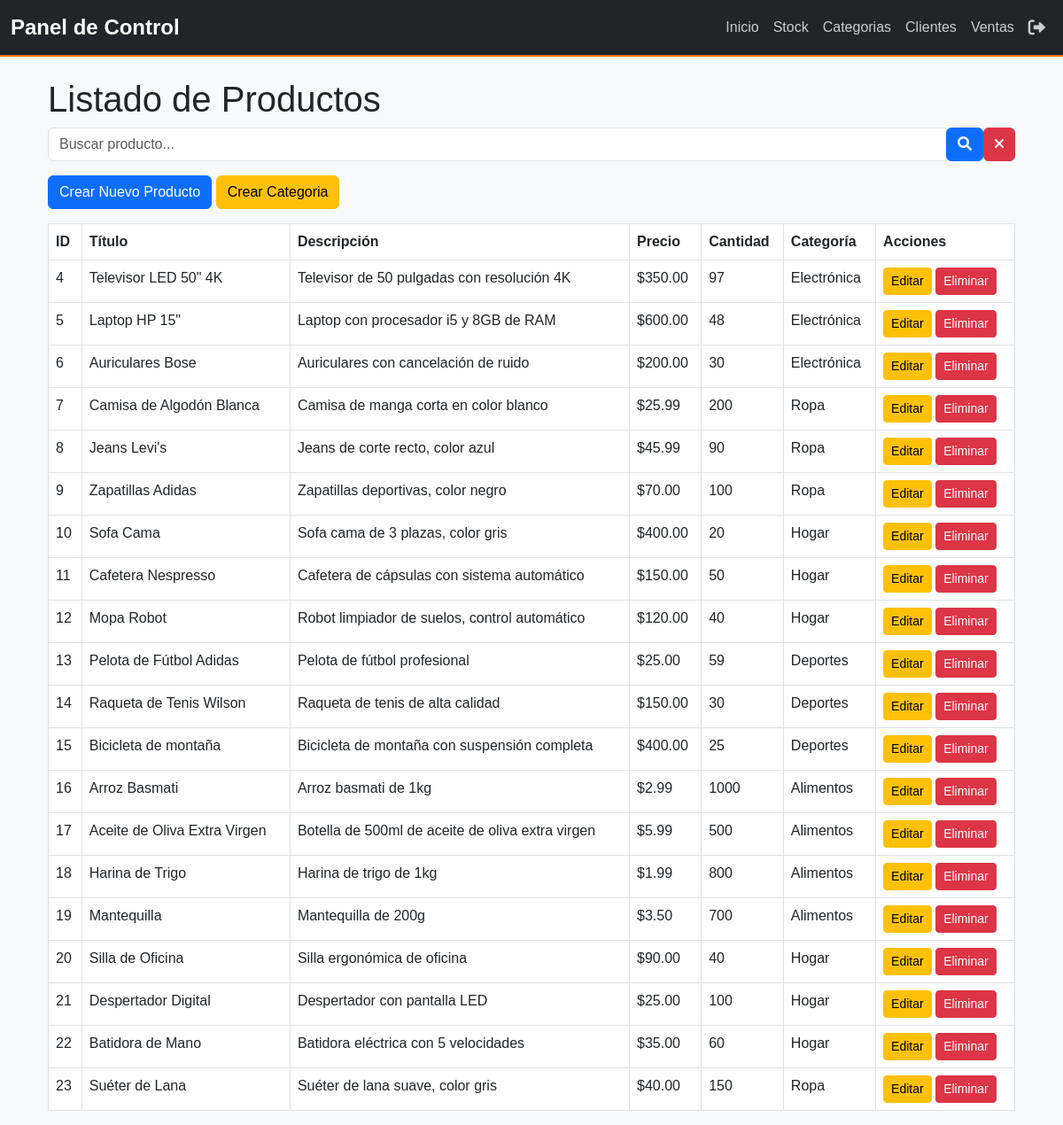
The app's page /productos/, older data.
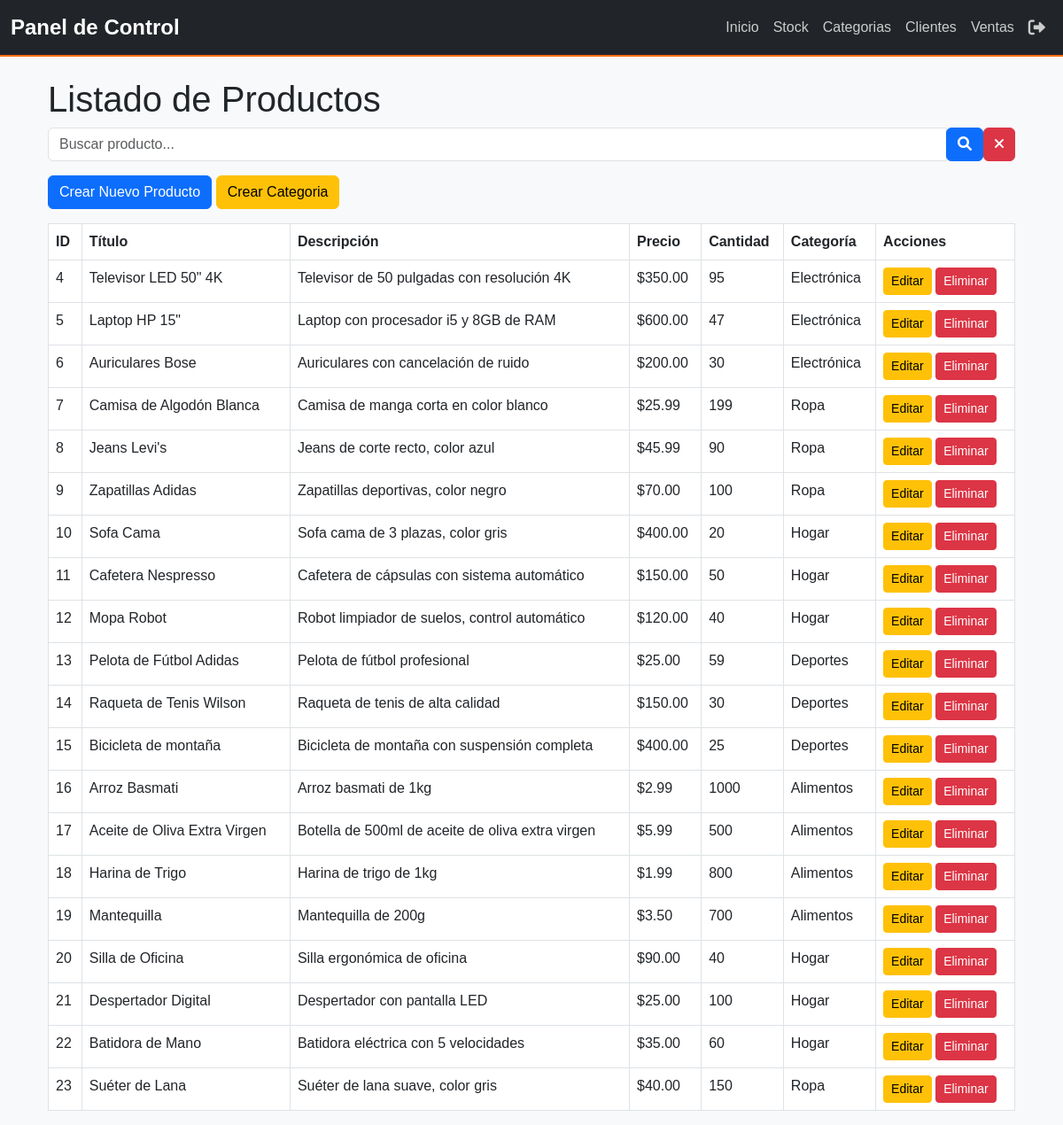
The same page, newer data.
### myapp/models.py (models this page shows, shortened)
class Producto(models.Model):
    titulo = models.CharField(max_length=200)  # Título del producto
    descripcion = models.TextField()  # Descripción del producto
    precio = models.DecimalField(max_digits=10, decimal_places=2)  # Precio del producto
    cantidad = models.PositiveIntegerField()  # Cantidad disponible
    categoria = models.ForeignKey(Categoria, on_delete=models.CASCADE, related_name='productos')
    fecha_creacion = models.DateTimeField(auto_now_add=True)  # Fecha de creación del producto
    ultima_actualizacion = models.DateTimeField(auto_now=True)  # Fecha de última actualización del producto

class Categoria(models.Model):
    nombre = models.CharField(max_length=100)  # Nombre único para evitar duplicados
    descripcion = models.TextField(blank=True, null=True)  # Descripción opcional de la categoría

### myapp/views.py (the view)
# urls.py: path('productos/', views.ProductoListView.as_view(), name='producto_list'),
class ProductoListView(ListView):
    model = Producto
    template_name = "productos/producto_list.html"
    context_object_name = "productos"
    def get_queryset(self):
        queryset = super().get_queryset()
        query = self.request.GET.get('q')
        if query:
            queryset = queryset.filter(titulo__icontains=query)  # Filtra productos cuyo título contenga la cadena
        return queryset

### myapp/context_processors.py (called while the page is built, shortened)
def user_role(request):
    return {'role': 'Invitado'}

### myapp/templates/productos/producto_list.html
{% extends '../base.html' %}
{% block content %}
    <div class="container mt-4">
        <h1>Listado de Productos</h1>
        <form method="get" class="form-inline mb-3 d-flex align-items-center">
            <div class="input-group">
                <input type="text" name="q" class="form-control" placeholder="Buscar producto..." value="{{ request.GET.q }}">
                <div class="input-group-append">
                    <button type="submit" class="btn btn-primary">
                        <i class="fas fa-search"></i>
                    </button>
                </div>
            </div>
            <a href="{% url 'producto_list' %}" class="btn btn-danger ml-2">
                <i class="fas fa-times"></i>
            </a>
        </form>
        <a href="{% url 'producto_create' %}" class="btn btn-primary mb-3">Crear Nuevo Producto</a>
        <a href="{% url 'categoria_list' %}" class="btn btn-warning mb-3">Crear Categoria</a>
        <table class="table table-bordered">
            <thead>
                <tr>
                    <th>ID</th>
                    <th>Título</th>
                    <th>Descripción</th>
                    <th>Precio</th>
                    <th>Cantidad</th>
                    <th>Categoría</th>
                    <th>Acciones</th>
                </tr>
            </thead>
            <tbody>
                {% for producto in productos %}
                    <tr>
                        <td>{{ producto.id }}</td>
                        <td>{{ producto.titulo }}</td>
                        <td>{{ producto.descripcion }}</td>
                        <td>${{ producto.precio }}</td>
                        <td>{{ producto.cantidad }}</td>
                        <td>{{ producto.categoria.nombre }}</td>
                        <td>
                            <a href="{% url 'producto_update' producto.id %}" class="btn btn-warning btn-sm">Editar</a>
                            <a href="{% url 'producto_delete' producto.id %}" class="btn btn-danger btn-sm">Eliminar</a>
                        </td>
                    </tr>
                {% endfor %}
            </tbody>
        </table>
    </div>
{% endblock %}

Row changes from the older to the newer data that the page shows:
changed Producto "Televisor LED 50\" 4K": cantidad "97" → "95"
changed Producto "Laptop HP 15\"": cantidad "48" → "47"
changed Producto "Camisa de Algodón Blanca": cantidad "200" → "199"
